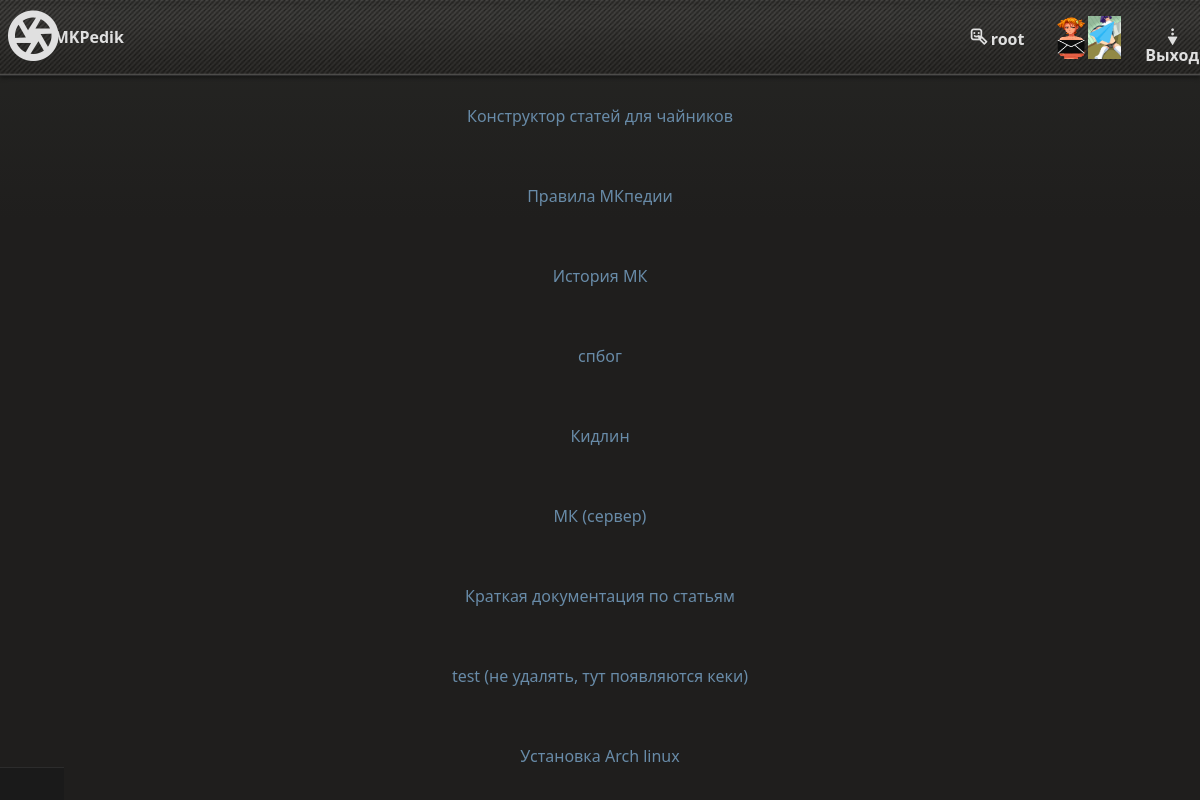
Screenshot of /articles/getlist (signed in) with the database file from the repository.
### mk/database/user.py (models this page shows, shortened)
class User(db.Model):
    username = db.Column(db.String(32), unique=True, primary_key=True)
    pwdhash = db.Column(db.String(256))
    admin = db.Column(db.Boolean)
    profile_description = db.Column(db.String(512))
    commit_n = db.Column(db.Integer)

### mk/database/article.py (models this page shows, shortened)
class Article(db.Model):
    article_id = db.Column(db.Integer, primary_key=True, autoincrement=True)
    title = db.Column(db.String(32))
    data = db.Column(db.Text)
    made_by = db.Column(db.String(32))

### mk/articles/articles.py (the view)
@articles_bp.route("/getlist", methods=["GET"])
def listall():
    return render_template("articles/article_list.html", article_list=get_list())

### mk/articles/articles.py (called while the page is built)
def get_list():
    allarts = Article.query.all()
    arts = []
    for i in allarts:
        arts.append({"title": i.title})
    return arts

### mk/auth/auth.py (called while the page is built)
@auth_bp.before_app_request
def load_user():
    username = session.get("username")
    pwdhash = session.get("pwdhash")
    if username is None or pwdhash is None:
        g.user = None
    else:
        user = db.session.execute(db.select(User).filter_by(username=username)).first()
        if not user:
            g.user = None
        elif user[0].pwdhash == pwdhash:
            g.user = user[0]

### mk/templates/articles/article_list.html (shortened to what this page needs)
{% extends "base.html" %}
{% block content %}
    {% for i in article_list %}
        <div class="articleref">
            <a href="/articles/article?article={{i['title']}}">{{i["title"]}}</a>
        </div>
    {% endfor %}
{% endblock %}

### mk/templates/base.html (shortened to what this page needs)
<!DOCTYPE html>
<html lang="en">
    <link rel="stylesheet" href="{{url_for('static', filename='styles.css')}}">
    <header>
        <div id="hat">
            <a class="home" href="/">MKPedik</a>
            <a class="homeicon" href="/"></a>
            {% if g.user %}
                <img class="inbox" style="width: 33px; height: 43px;" src={{url_for('static', filename='mailbox.png')}} onclick="window.location.href = '/messages/inbox'" />
                <img class="send" style="width: 33px; height: 43px;" src={{url_for('static', filename='send-icon.png')}} onclick="window.location.href = '/messages/send'"/>
                <a class="reg" href="/users/getme">{{g.user["username"]}}</a>
                <a class="login" href="/auth/logout">Выход</a>
            {% else %}
                <a class="reg" href="/auth/register">Регистрация</a>
                <a class="login" href="/auth/login">Вход</a>
            {% endif %}
        </div>
    </header>
    <body>
        {% block content %}{% endblock %}
    </body>
    <footer>
    </footer>
</html>

### mk/static/styles.css (style rules this page uses)
:root { --bg-color: #121212; --header-bg: #1e1e1e; --footer-bg: #1a1a1a; --text-color: #e0e0e0; --accent-color: #0d6efd; --danger-color: #dc3545; --border-color: #2c2c2c; --transition: 0.3s ease; }
body { background: linear-gradient(0deg,#1f1e1d 0%,#1f1e1d 80%,#242422 100%); background-color: #1f1e1d; background-position: 0 60px; background-repeat: repeat-x; overflow-y: scroll; color: #e0e0e0; font-family: "Segoe UI", sans-serif; line-height: 1; margin: 0; padding: 0; text-align: center; }
#hat { background: url("/static/globalheader_bg.jpg"); background-size:contain; padding: 1rem 2rem; display: grid; border-bottom: 1px solid var(--border-color); box-shadow: 0 2px 4px rgba(0, 0, 0, 0.4); position: sticky; top: 0; z-index: 1000; grid-template-columns: 10% 70% 10% 3% 5%; }
#hat a { color: var(--text-color); text-decoration: none; font-weight: bold; position: relative; top:30%; transition: color var(--transition); height: 20px; }
.home { grid-column: 1; }
.home::before { font-family: PS3; content: "e "; font-size:60px; top: -22px; left: -30px; position:absolute; }
.reg { grid-column: 3; }
.reg:before { font-family: PS3; content: "s "; }
.login:before { font-family: PS3; content: "b "; }
.inbox { grid-column: 4; grid-row: 1; }
.send { grid-column: 5; grid-row: 1; }
a { color: #688ba8; text-decoration:none; }
.login { grid-column: 6; }
#hat a::after { content: ""; position: absolute; width: 0%; height: 2px; left: 0; bottom: -2px; transition: text-shadow 0.3s ease; background: var(--accent-color); }
body > *:not(header):not(footer) { flex: 1; padding: 2rem; }
footer { background-color: var(--footer-bg); padding: 1rem 2rem; text-align: center; border-top: 1px solid var(--border-color); font-size: 0.9rem; position: fixed; display:block; color: #aaa; bottom:0; }

### rows the page displays
User: user.username "root"
Article: title "Конструктор статей для чайников"
Article: title "Правила МКпедии"
Article: title "История МК"
Article: title "спбог"
Article: title "Кидлин"
Article: title "МК (сервер)"
Article: title "Краткая документация по статьям"
Article: title "test (не удалять, тут появляются кеки)"
Article: title "Установка Arch linux"
